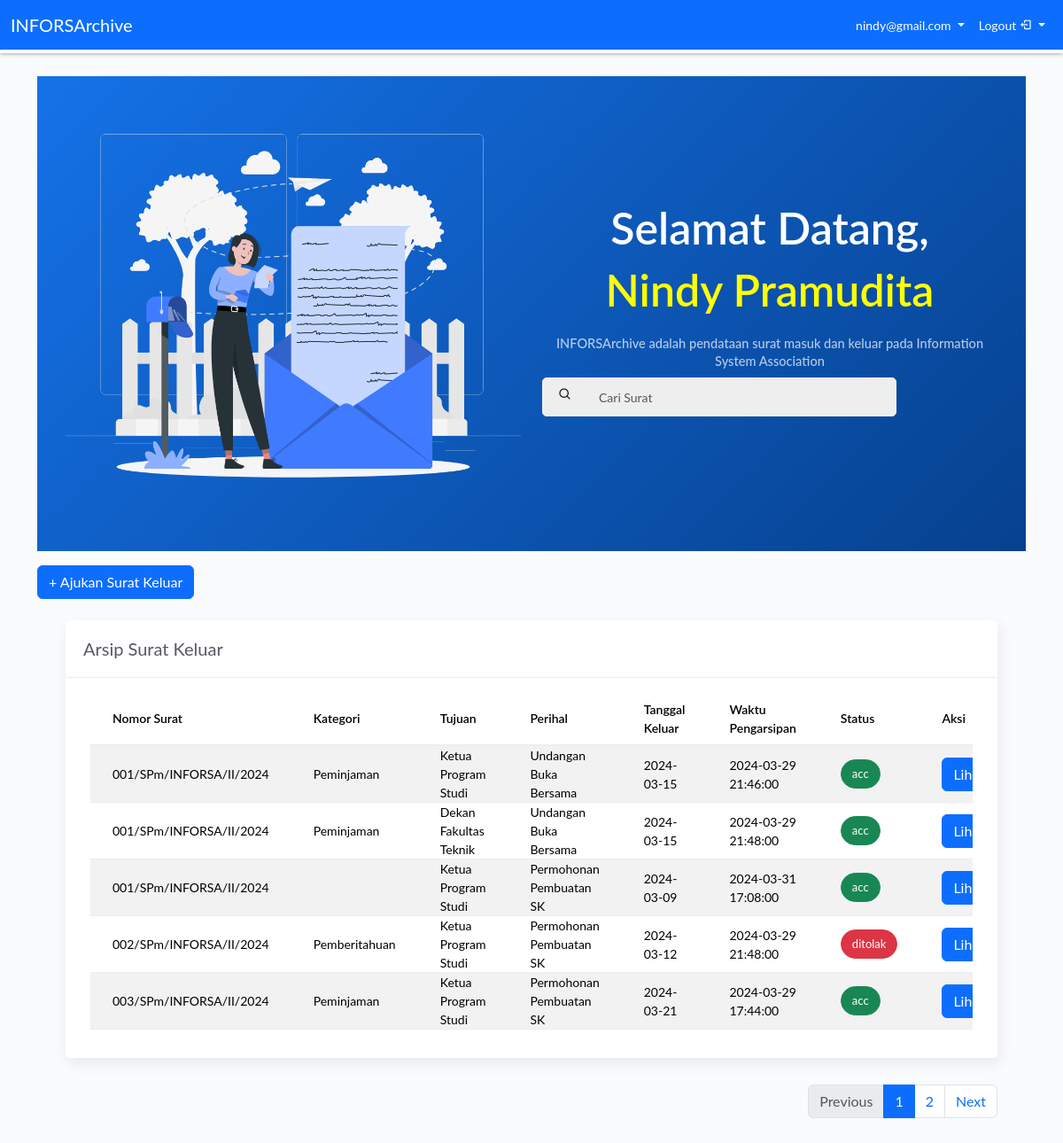
The app's page /view/user (signed in), older data.
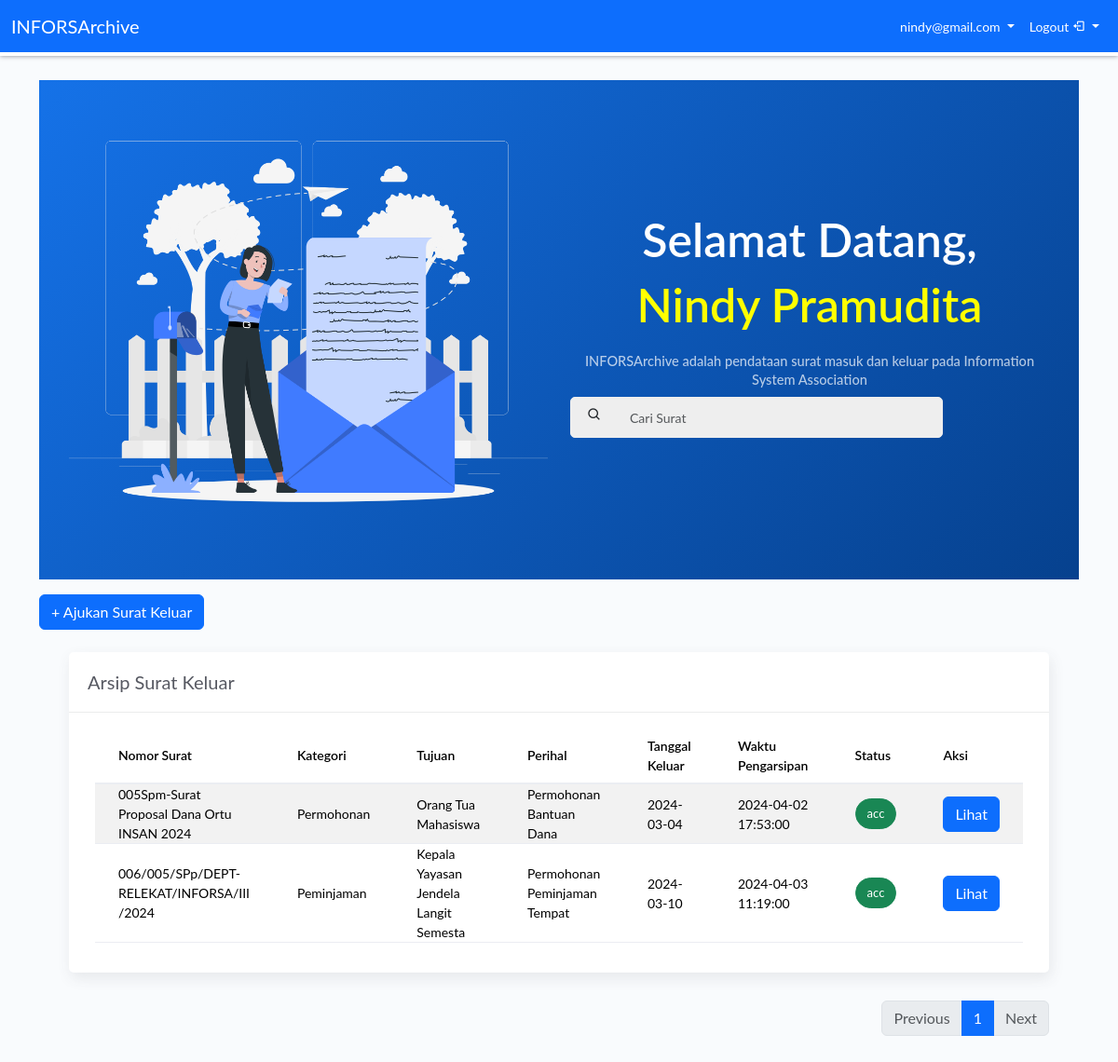
The same page, newer data.
### tables this page shows
CREATE TABLE `surat_keluar` (
  `id` int(11) NOT NULL,
  `nomor` varchar(100) NOT NULL,
  `kategori` varchar(50) NOT NULL,
  `tujuan` varchar(100) NOT NULL,
  `perihal` varchar(100) NOT NULL,
  `tgl_keluar` date NOT NULL,
  `waktu` datetime NOT NULL,
  `file` varchar(100) NOT NULL,
  `status` varchar(50) NOT NULL,
  `keterangan` varchar(50) DEFAULT NULL
);

### view/user/index.php (the view, shortened to what the changed rows need)
<!DOCTYPE html>
<html lang="en">
<head>
    <?php include '../../role/user/user-header.php'; ?>
</head>
<body>
    <div class="container container-fluid">
        <div class="wrapper">
            <div class="main-panel pt-4">
                <div class="page-inner mt--5">
                    <div class="col-md-12">
                        <div class="card">
                            <div class="container container-fluid">
                                <div class="card-body">
                                    <div class="table-responsive">
                                        <table id="add-row" class="display table table-striped table-hover">
                                            <thead>
                                                <tr>
                                                    <th>Nomor Surat</th>
                                                    <th>Kategori</th>
                                                    <th>Tujuan</th>
                                                    <th>Perihal</th>
                                                    <th>Tanggal Keluar</th>
                                                    <th>Waktu Pengarsipan</th>
                                                    <th>Status</th>
                                                    <th>Aksi</th>
                                                </tr>
                                            </thead>
                                            <tbody>
                                                <?php
                                                include '../../config/koneksi.php';
                                                $page = isset($_GET['page']) && is_numeric($_GET['page']) ? $_GET['page'] : 1;
                                                $limit = 5;
                                                $count_query = "SELECT COUNT(*) AS total FROM surat_keluar";
                                                $count_result = mysqli_query($con, $count_query);
                                                $count_row = mysqli_fetch_assoc($count_result);
                                                $total_records = $count_row['total'];
                                                $total_pages = ceil($total_records / $limit);
                                                $offset = ($page - 1) * $limit;
                                                if(isset($_GET['kata_cari'])) {
                                                    $kata_cari = mysqli_real_escape_string($con, $_GET['kata_cari']);
                                                    $query = "SELECT * FROM surat_keluar WHERE nomor LIKE '%$kata_cari%' OR kategori LIKE '%$kata_cari%' OR  perihal LIKE '%$kata_cari%' ORDER BY id ASC LIMIT $offset, $limit";
                                                } else {
                                                    $query = "SELECT * FROM surat_keluar ORDER BY nomor ASC LIMIT $offset, $limit";
                                                }
                                                $result = mysqli_query($con, $query);
                                                while ($row = mysqli_fetch_assoc($result)) {
                                                ?>
                                                <tr>
                                                    <td><?php echo $row['nomor']; ?></td>
                                                    <td><?php echo $row['kategori']; ?></td>
                                                    <td><?php echo $row['tujuan']; ?></td>
                                                    <td><?php echo $row['perihal']; ?></td>
                                                    <td><?php echo $row['tgl_keluar']; ?></td>
                                                    <td><?php echo $row['waktu']; ?></td>
                                                    <td>
                                                        <?php
                                                        $status_class = '';
                                                        switch ($row['status']) {
                                                            case 'acc':
                                                                $status_class = 'success';
                                                                break;
                                                            case 'ditolak':
                                                                $status_class = 'danger';
                                                                break;
                                                        }
                                                        ?>
                                                        <button class="btn btn-<?php echo $status_class; ?> btn-rounded" >
                                                            <?php echo $row['status']; ?>
                                                        </button>
                                                    </td>
                                                    <td>
                                                        <a href="lihat.php?id=<?php echo $row['id']; ?>"><button class="btn btn-primary">Lihat</button></a>
                                                    </td>
                                                </tr>
                                                <?php } ?>
                                            </tbody>
                                        </table>
                                    </div>
                                </div>
                            </div>
                        </div>
                        <nav aria-label="Page" style="margin-top: 10px">
                            <ul class="pagination justify-content-end">
                                <?php
                                for ($i = 1; $i <= $total_pages; $i++) {
                                    if ($i == $page) {
                                        echo '<li class="page-item active"><span class="page-link">'.$i.'</span></li>';
                                    } else {
                                        echo '<li class="page-item"><a class="page-link" href="?page='.$i.'">'.$i.'</a></li>';
                                    }
                                }
                                if ($page < $total_pages) {
                                    echo '<li class="page-item"><a class="page-link" href="?page='.($page + 1).'">Next</a></li>';
                                } else {
                                    echo '<li class="page-item disabled"><span class="page-link">Next</span></li>';
                                }
                                ?>
                            </ul>
                        </nav>
                    </div>
                </div>
            </div>
        </div>
    </div>
</body>
</html>

Row changes from the older to the newer data that the page shows:
removed surat_keluar: nomor "001/SPm/INFORSA/II/2024", kategori "Peminjaman", tujuan "Ketua Program Studi", perihal "Undangan Buka Bersama", tgl_keluar "2024-03-15", waktu "2024-03-29 21:46:00", status "acc"
removed surat_keluar: nomor "001/SPm/INFORSA/II/2024", kategori "Peminjaman", tujuan "Dekan Fakultas Teknik", perihal "Undangan Buka Bersama", tgl_keluar "2024-03-15", waktu "2024-03-29 21:48:00", status "acc"
removed surat_keluar: nomor "001/SPm/INFORSA/II/2024", tujuan "Ketua Program Studi", perihal "Permohonan Pembuatan SK", tgl_keluar "2024-03-09", waktu "2024-03-31 17:08:00", status "acc"
removed surat_keluar: nomor "002/SPm/INFORSA/II/2024", kategori "Pemberitahuan", tujuan "Ketua Program Studi", perihal "Permohonan Pembuatan SK", tgl_keluar "2024-03-12", waktu "2024-03-29 21:48:00", status "ditolak"
removed surat_keluar: nomor "003/SPm/INFORSA/II/2024", kategori "Peminjaman", tujuan "Ketua Program Studi", perihal "Permohonan Pembuatan SK", tgl_keluar "2024-03-21", waktu "2024-03-29 17:44:00", status "acc"
added surat_keluar: nomor "005Spm-Surat Proposal Dana Ortu INSAN 2024", kategori "Permohonan", tujuan "Orang Tua Mahasiswa", perihal "Permohonan Bantuan Dana", tgl_keluar "2024-03-04", waktu "2024-04-02 17:53:00", status "acc"
added surat_keluar: nomor "006/005/SPp/DEPT-RELEKAT/INFORSA/III /2024", kategori "Peminjaman", tujuan "Kepala Yayasan Jendela Langit Semesta", perihal "Permohonan Peminjaman Tempat", tgl_keluar "2024-03-10", waktu "2024-04-03 11:19:00", status "acc"
Text that changed along with them:
list line gone: "2"
